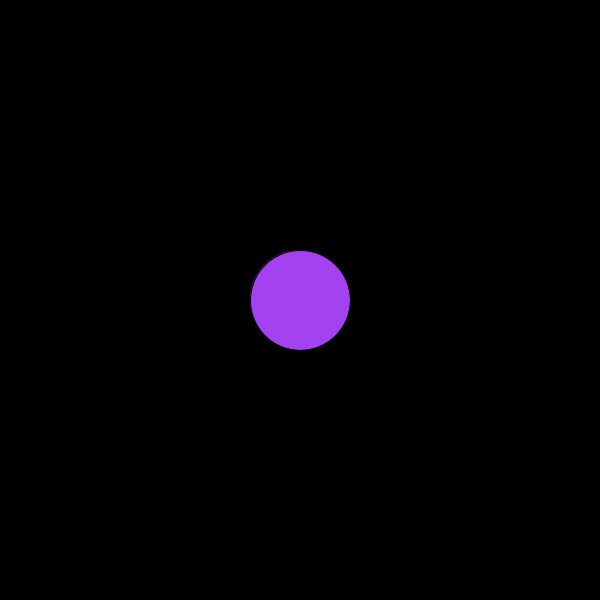
Frame 1 (no input)
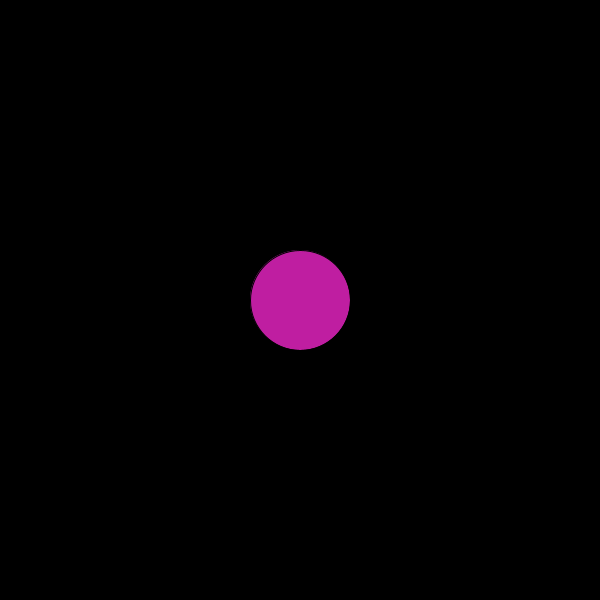
Frame 60 (the mouse pressed at the canvas centre just before this capture)
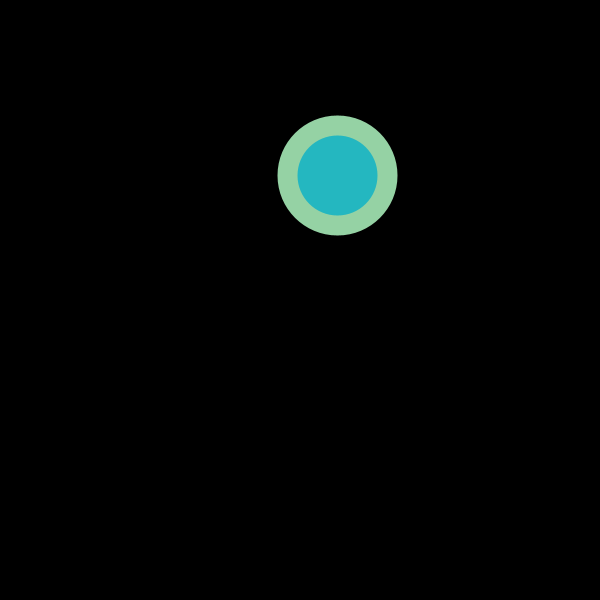
Frame 120 (the mouse held since frame 60 and released just before this capture)

The Processing sketch that drew these frames (run headless with seeded random() and noise(); from frame 60 on, the mouse is pressed at the canvas centre):

// Processing sketch: processing_97037
// ── processing_97037.pde

float posx,posy,vel,velx,vely;

int r;


void setup(){
  
  size(600,600);

  background(0);
  ellipseMode(CENTER);
  
  posx= width/2;
  posy=height/2;
  velx=0;
  vely=0;
  r=100;
}
void mousePressed(){
  
 if(mousePressed == true){
strokeWeight(20);
 stroke(random(255),random(255),random(255));
 velx=random(5,10);
 vely=random(10,15);
 }
}
void draw(){
  
  background(0);
//  
  //posiciones
  
  posx=posx+velx;
  posy=posy+vely;
  vel=velx+vely;
  
  
  //ellipse1
  
  fill(random(255),random(255),random(255));
  ellipse(posx,posy,r,r);
  


if(posx<0 || posx>width){
  velx=-velx;
  

}

if(posy<0 || posy>height){
  vely=-vely;
  
}

}








 


 
